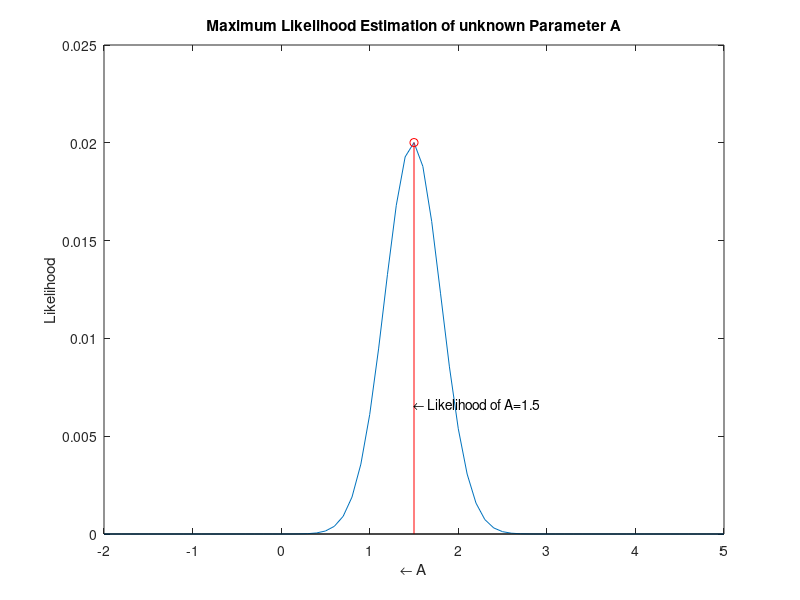
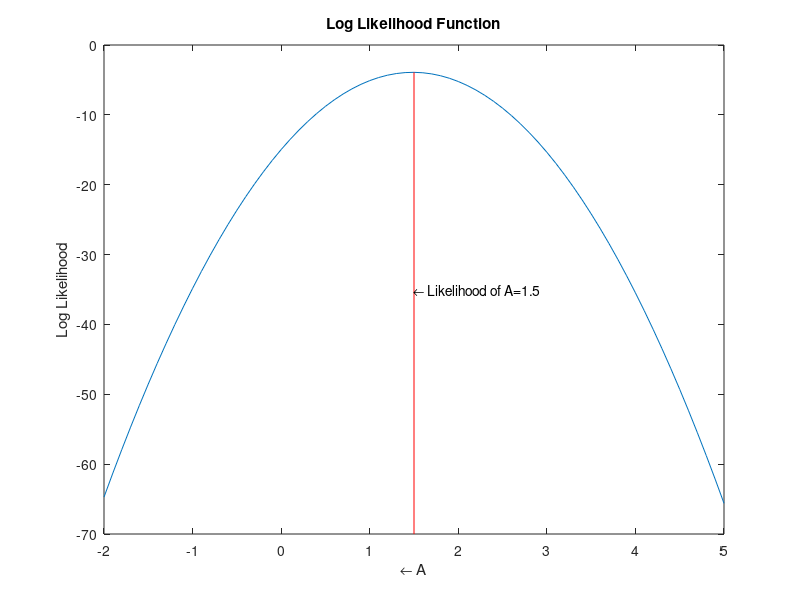

Source code (MATLAB) for these figures, in order:
% Demonstration of Maximum Likelihood Estimation in Matlab
%   Author: Mathuranathan (http://www.gaussianwaves.com)
%   License : creative commons : Attribution-NonCommercial-ShareAlike 3.0 Unported

A=1.3;
N=10; %Number of Samples to collect
x=A+randn(1,N);

s=1; %Assume standard deviation s=1

rangeA=-2:0.1:5; %Range of values of estimation parameter to test
L=zeros(1,length(rangeA)); %Place holder for likelihoods

for i=1:length(rangeA)
    %Calculate Likelihoods for each parameter value in the range
    L(i) = exp(-sum((x-rangeA(i)).^2)/(2*s^2));  %Neglect the constant term (1/(sqrt(2*pi)*sigma))^N as it will pull %down the likelihood value to zero for increasing value of N
end

[maxL,index]=max(L); %Select the parameter value with Maximum Likelihood
display('Maximum Likelihood of A');
display(rangeA(index));

%Plotting Commands
plot(rangeA,L);hold on;
stem(rangeA(index),L(index),'r'); %Point the Maximum Likelihood Estimate
displayText=['\leftarrow Likelihood of A=' num2str(rangeA(index))];
title('Maximum Likelihood Estimation of unknown Parameter A');
xlabel('\leftarrow A');
ylabel('Likelihood');
text(rangeA(index),L(index)/3,displayText,'HorizontalAlignment','left');

figure(2);
plot(rangeA,log(L));hold on;
YL = ylim;YMIN = YL(1);
plot([rangeA(index) rangeA(index)],[YMIN log(L(index))] ,'r'); %Point the Maximum Likelihood Estimate
title('Log Likelihood Function');
xlabel('\leftarrow A');
ylabel('Log Likelihood');
text([rangeA(index)],YMIN/2,displayText,'HorizontalAlignment','left');
